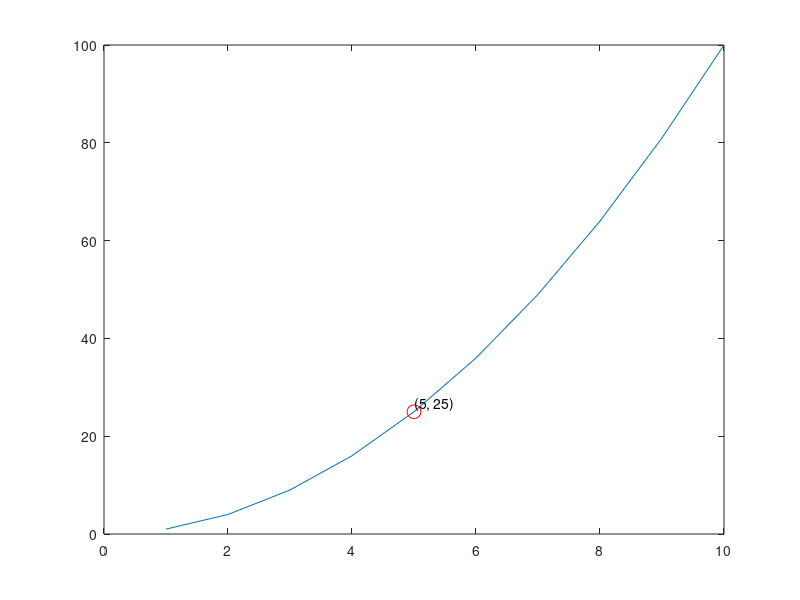

Recreate this plot in MATLAB.
% 创建一个简单的数据集
x = 1:10;
y = x.^2;

% 绘制数据
plot(x, y);

% 给定x值
x_value = 5;

% 查找给定x值在x向量中的索引
index = find(x == x_value);

% 标记给定x值在图形上
hold on
plot(x(index), y(index), 'ro', 'MarkerSize', 10);
text(x(index), y(index), ['(' num2str(x(index)) ', ' num2str(y(index)) ')'], 'HorizontalAlignment', 'left', 'VerticalAlignment', 'bottom')
hold off
